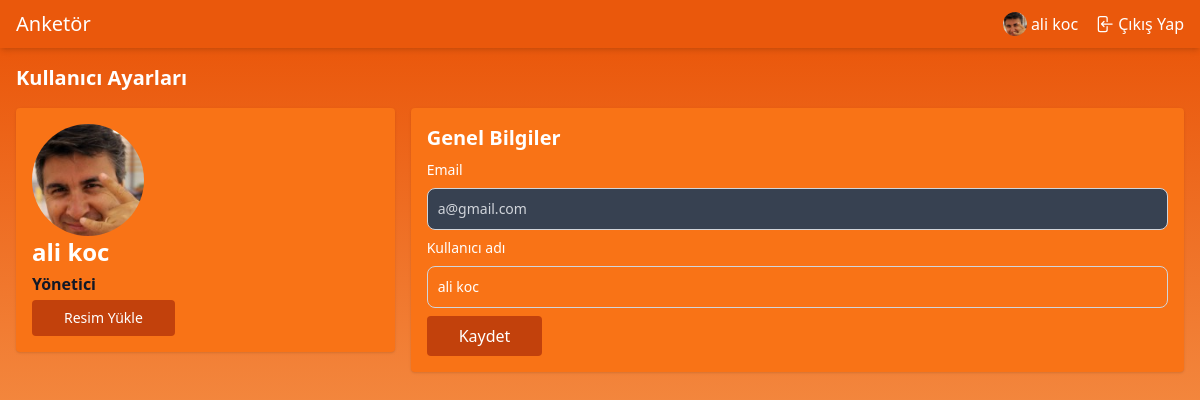
/account/edit (signed in), run on an earlier commit of the app's database.
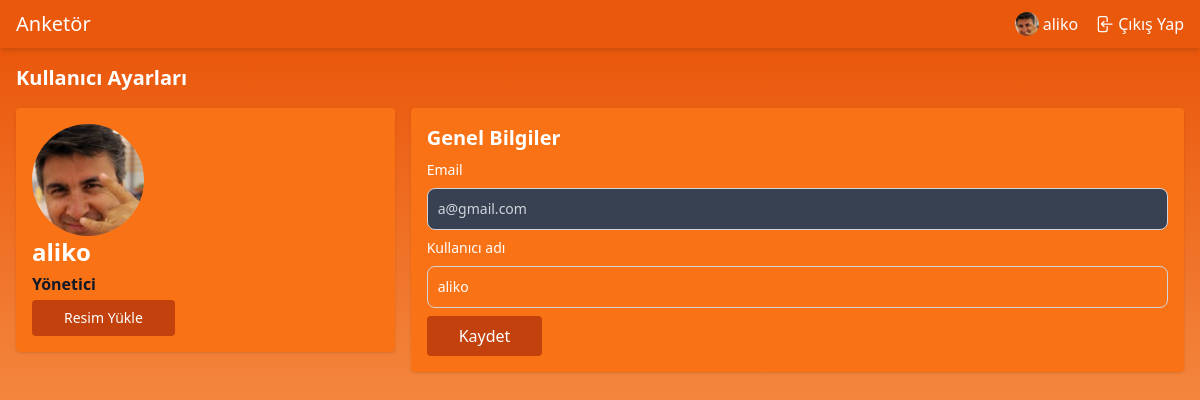
And on a later commit of the database.
### apps/account/models.py (models this page shows, shortened)
class User(AbstractBaseUser, PermissionsMixin):
    email = models.EmailField(max_length=254, unique=True)
    name = models.CharField(max_length=254, null=True, blank=True)
    is_staff = models.BooleanField(default=False)
    is_superuser = models.BooleanField(default=False)
    is_active = models.BooleanField(default=True)
    last_login = models.DateTimeField(null=True, blank=True)
    date_joined = models.DateTimeField(auto_now_add=True)
    USERNAME_FIELD = 'email'
    EMAIL_FIELD = 'email'
    REQUIRED_FIELDS = ["name"]
    objects = UserManager()
    class Meta:
        verbose_name = "Kullanıcı"
        verbose_name_plural = "Kullanıcılar"

class Profile(models.Model):
    user = models.OneToOneField(User, on_delete=models.CASCADE)
    image = models.ImageField(default='profile_pictures/def_profile.jpg', upload_to='profile_pictures')
    class Meta:
        verbose_name = "Profil"
        verbose_name_plural = "Profiller"

### apps/account/views.py (the view)
# urls.py: path("edit", AccountEdit.as_view(), name="account.edit"),
class AccountEdit(LoginRequiredMixin, View):
    template_name = "account/edit.html"
    def get(self, request):
        return render(request, self.template_name)

### apps/account/templates/account/edit.html (shortened to what this page needs)
{% extends "base.html" %}
{% load static %}
{% block content %}
  <section id="accountEdit" class="bg-gradient-to-b from-orange-600 to-orange-300">
    <div>
      <div class="grid gap-4 grid-cols-3 p-4">
        <div class="col-span-full">
          <h1 class="font-semibold text-white text-xl">Kullanıcı Ayarları</h1>
        </div>
        <div class="col-span-full md:col-auto">
          <div class="p-4 bg-orange-500 rounded shadow">
            <div class="flex sm:block space-x-2 sm:space-x-0">
              <img src="{{ MEDIA_URL }}{{ user.profile.image.url }}" alt="profile-picture"
                   class="w-28 rounded-full">
              <div class="flex flex-col justify-between space-y-1 sm:space-x-0">
                <h1 class="text-2xl text-white font-semibold">{{ user.name|default_if_none:user.email }}</h1>
                <h1 class="text-gray-900 font-semibold">
                  {% if user.is_superuser %}
                    Yönetici
                  {% elif user.is_staff %}
                    Yetkili
                  {% else %}
                    Kullanıcı
                  {% endif %}
                </h1>
                <form id="pi-update-form" action="{% url "account.profilephoto.update" %}" method="post"
                      enctype="multipart/form-data">
                  <button
                    type="button"
                    id="upload-image"
                    class="flex space-x-1 text-white bg-orange-700 hover:bg-orange-800 font-medium rounded text-sm px-8 py-2">
                    Resim Yükle
                  </button>
                </form>
              </div>
            </div>
          </div>
        </div>
        <div class="col-span-full md:col-span-2">
          <div class="p-4 bg-orange-500 rounded shadow">
            <h1 class="text-xl text-white font-semibold mb-2">Genel Bilgiler</h1>
            <form action="{% url "account.update" %}" class="space-y-2" method="post">
              <div>
                <label for="email" class="block mb-2 text-sm font-medium text-white">Email</label>
                <input type="text" id="email"
                       value="{{ user.email }}"
                       class="bg-orange-500 border disabled:bg-gray-700 disabled:text-gray-300 border-gray-300 placeholder-white text-white text-sm rounded-lg focus:ring-orange-500 focus:border-orange-500 block w-full p-2.5"
                       placeholder="Email" disabled>
              </div>
              <div>
                <label for="name" class="block mb-2 text-sm font-medium text-white">Kullanıcı adı</label>
                <input type="text" id="name" name="name"
                       value="{{ user.name|default_if_none:"" }}"
                       class="bg-orange-500 border border-gray-300 placeholder-white text-white text-sm rounded-lg focus:ring-orange-500 focus:border-white block w-full p-2.5"
                       placeholder="Kullanıcı adı" required>
              </div>
              <button type="submit" class="text-white bg-orange-700 hover:bg-orange-800 rounded px-8 py-2">Kaydet
              </button>
            </form>
          </div>
        </div>
      </div>
    </div>
  </section>
{% endblock %}

### templates/header.html (shortened to what this page needs)
{% load static %}
<header class="sticky w-full top-0 left-0 right-0 bottom-auto z-[990] bg-orange-600 text-white shadow-md p-2.5 px-4">
  <div class="flex items-center align-middle justify-between">
    <div>
      <a href="{% url "home" %}">
        <span class="text-xl font-medium">Anketör</span>
      </a>
    </div>
    <div class="flex justify-around items-center space-x-4">
      {% if not user.is_authenticated %}
        <a class="flex items-center space-x-1 hover:underline" href="{% url 'login' %}">
          <svg xmlns="http://www.w3.org/2000/svg" fill="none" viewBox="0 0 24 24" stroke-width="1.5"
               stroke="currentColor" class="w-5 h-5">
            <path stroke-linecap="round" stroke-linejoin="round"
                  d="M17.982 18.725A7.488 7.488 0 0012 15.75a7.488 7.488 0 00-5.982 2.975m11.963 0a9 9 0 10-11.963 0m11.963 0A8.966 8.966 0 0112 21a8.966 8.966 0 01-5.982-2.275M15 9.75a3 3 0 11-6 0 3 3 0 016 0z"></path>
          </svg>
          <span class="font-sans">Giriş Yap</span>
        </a>
      {% else %}
        <a href="{% url "poll.index" %}" class="flex hover:underline items-center space-x-1">
          <img class="w-6 rounded-full" src="{{ MEDIA_URL }}{{ user.profile.image.url }}"
               alt="{{ user.name|default_if_none:user.email }} profile image">
          <span>
            {{ user.name|default_if_none:user.email }}
        </span>
        </a>
        <a class="flex items-center space-x-1 hover:underline" href="{% url 'logout' %}">
          <span class="font-sans">Çıkış Yap</span>
        </a>
      {% endif %}
    </div>
  </div>
</header>

What changed in the data, as far as the page shows it:
changed User "a@gmail.com": name "ali koc" → "aliko"
